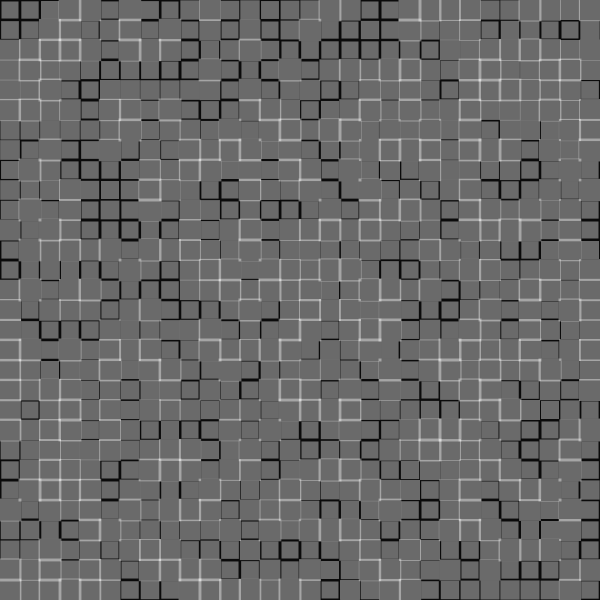
Frame 1 (no input)
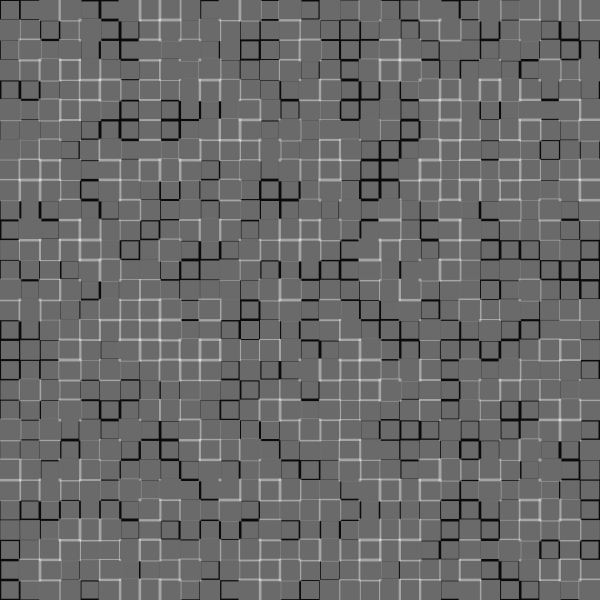
Frame 60 (no input)
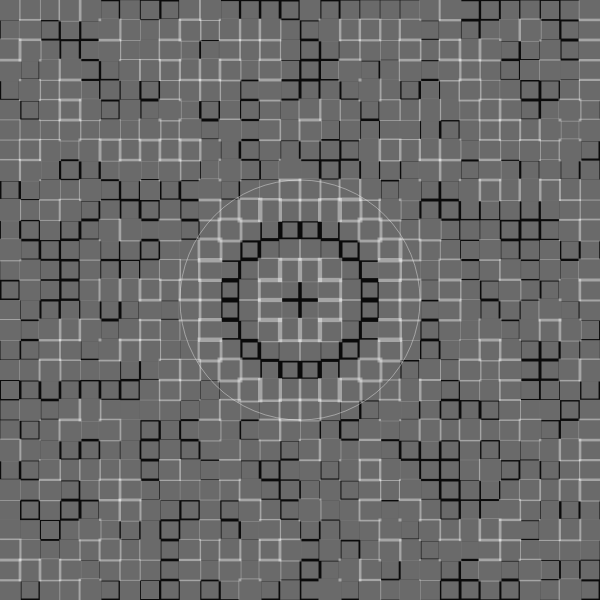
Frame 120 (the mouse pressed at the canvas centre since frame 60)

The p5.js sketch that drew these frames (run headless with seeded random() and noise() and a simulated clock; from frame 60 on, the mouse is pressed at the canvas centre):

// p5.js sketch
// ── sketch.js
let grid = [];
let cellSize = 20;
let cols, rows;
let pulseRadius = 0;
let pulseSpeed = 2;
let pulseCenter = { x: 0, y: 0 };
let pulses = [];

class Cell {
  constructor(x, y) {
    this.x = x;
    this.y = y;
    this.baseSize = cellSize;
    this.pulseOffset = random(TWO_PI);
    this.pulseSpeed = random(0.02, 0.05);
    this.isAffected = false;
    this.affectedTime = 0;
  }

  update() {
    if (this.isAffected) {
      this.affectedTime++;
      if (this.affectedTime > 100) { // Reset after some time
        this.isAffected = false;
        this.affectedTime = 0;
      }
    }
  }

  display() {
    push();
    translate(this.x, this.y);
    
    let size = this.baseSize;
    if (this.isAffected) {
      size += sin(this.affectedTime * 0.2) * 5;
    } else {
      size += sin(millis() * this.pulseSpeed + this.pulseOffset) * 3;
    }
    
    noStroke();
    fill(255, 100);
    rectMode(CENTER);
    rect(0, 0, size, size);
    pop();
  }
}

function setup() {
  createCanvas(600, 600);
  colorMode(RGB);
  
  cols = width / cellSize;
  rows = height / cellSize;
  
  for (let y = 0; y < rows; y++) {
    for (let x = 0; x < cols; x++) {
      grid.push(new Cell(x * cellSize + cellSize/2, y * cellSize + cellSize/2));
    }
  }
}

function draw() {
  background(10);
  
  // Update and display cells
  for (let cell of grid) {
    cell.update();
    cell.display();
  }
  
  // Update and draw pulses
  for (let i = pulses.length - 1; i >= 0; i--) {
    let pulse = pulses[i];
    pulse.radius += pulseSpeed;
    
    noFill();
    stroke(255, 100);
    strokeWeight(1);
    ellipse(pulse.x, pulse.y, pulse.radius * 2);
    
    // Check for affected cells
    for (let cell of grid) {
      let d = dist(cell.x, cell.y, pulse.x, pulse.y);
      if (d < pulse.radius && d > pulse.radius - 5) {
        cell.isAffected = true;
        cell.affectedTime = 0;
      }
    }
    
    // Remove pulse if it's too big
    if (pulse.radius > max(width, height)) {
      pulses.splice(i, 1);
    }
  }
}

function mousePressed() {
  pulses.push({
    x: mouseX,
    y: mouseY,
    radius: 0
  });
}
